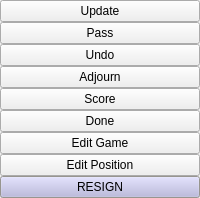
              <widget class="QSplitter" name="splitter1">
               <property name="orientation">
                <enum>Qt::Horizontal</enum>
               </property>
               <widget class="QWidget" name="layout14">
                <layout class="QVBoxLayout" name="_8">
                 <property name="spacing">
                  <number>0</number>
                 </property>
                 <property name="leftMargin">
                  <number>0</number>
                 </property>
                 <property name="topMargin">
                  <number>0</number>
                 </property>
                 <property name="rightMargin">
                  <number>0</number>
                 </property>
                 <property name="bottomMargin">
                  <number>0</number>
                 </property>
                 <item>
                  <widget class="QPushButton" name="refreshButton">
                   <property name="focusPolicy">
                    <enum>Qt::NoFocus</enum>
                   </property>
                   <property name="toolTip">
                    <string>Update game record from on-line game</string>
                   </property>
                   <property name="whatsThis">
                    <string>Update from online game.
This window was opened through &quot;Edit game&quot; while observing an online game.
The update button refreshes the game in this window, adding any moves that were made in the actual game in the meantime. This operation discards any edits you may have made.</string>
                   </property>
                   <property name="text">
                    <string>Update</string>
                   </property>
                  </widget>
                 </item>
                 <item>
                  <widget class="QPushButton" name="passButton">
                   <property name="focusPolicy">
                    <enum>Qt::NoFocus</enum>
                   </property>
                   <property name="toolTip">
                    <string>Pass move</string>
                   </property>
                   <property name="whatsThis">
                    <string>Pass

Pass your turn.</string>
                   </property>
                   <property name="text">
                    <string>Pass</string>
                   </property>
                  </widget>
                 </item>
                 <item>
                  <widget class="QPushButton" name="undoButton">
                   <property name="focusPolicy">
                    <enum>Qt::NoFocus</enum>
                   </property>
                   <property name="toolTip">
                    <string>Undo last move</string>
                   </property>
                   <property name="whatsThis">
                    <string>Undo

Undo the opponent's last move.</string>
                   </property>
                   <property name="text">
                    <string>Undo</string>
                   </property>
                  </widget>
                 </item>
                 <item>
                  <widget class="QPushButton" name="adjournButton">
                   <property name="focusPolicy">
                    <enum>Qt::NoFocus</enum>
                   </property>
                   <property name="toolTip">
                    <string>Request adjournment</string>
                   </property>
                   <property name="whatsThis">
                    <string>Adjourn.

Send adjournment request to your opponent. If he accept it, the game will be adjourned and saved.</string>
                   </property>
                   <property name="text">
                    <string>Adjourn</string>
                   </property>
                  </widget>
                 </item>
                 <item>
                  <widget class="QPushButton" name="scoreButton">
                   <property name="focusPolicy">
                    <enum>Qt::NoFocus</enum>
                   </property>
                   <property name="toolTip">
                    <string>Score the game</string>
                   </property>
                   <property name="whatsThis">
                    <string>Switch to coring mode.</string>
                   </property>
                   <property name="text">
                    <string>Score</string>
                   </property>
                   <property name="checkable">
                    <bool>true</bool>
                   </property>
                  </widget>
                 </item>
                 <item>
                  <widget class="QPushButton" name="doneButton">
                   <property name="focusPolicy">
                    <enum>Qt::NoFocus</enum>
                   </property>
                   <property name="toolTip">
                    <string>Accept the score and end the game.</string>
                   </property>
                   <property name="whatsThis">
                    <string>Accept the score, leave scoring mode and end the game.</string>
                   </property>
                   <property name="text">
                    <string>Done</string>
                   </property>
                  </widget>
                 </item>
                 <item>
                  <widget class="QPushButton" name="editButton">
                   <property name="focusPolicy">
                    <enum>Qt::NoFocus</enum>
                   </property>
                   <property name="toolTip">
                    <string>Edit the game in a new window.</string>
                   </property>
                   <property name="whatsThis">
                    <string>Open a window with an offline copy of the game for editing.</string>
                   </property>
                   <property name="text">
                    <string>Edit Game</string>
                   </property>
                  </widget>
                 </item>
                 <item>
                  <widget class="QPushButton" name="editPosButton">
                   <property name="focusPolicy">
                    <enum>Qt::NoFocus</enum>
                   </property>
                   <property name="toolTip">
                    <string>Enter and leave edit mode where stones can be placed freely.</string>
                   </property>
                   <property name="whatsThis">
                    <string>Freely edit the board position. Edited positions are added below the current one.</string>
                   </property>
                   <property name="text">
                    <string>Edit Position</string>
                   </property>
                   <property name="checkable">
                    <bool>true</bool>
                   </property>
                  </widget>
                 </item>
                 <item>
                  <widget class="QPushButton" name="resignButton">
                   <property name="sizePolicy">
                    <sizepolicy hsizetype="Minimum" vsizetype="Minimum">
                     <horstretch>0</horstretch>
                     <verstretch>0</verstretch>
                    </sizepolicy>
                   </property>
                   <property name="palette">
                    <palette>
                     <active>
                      <colorrole role="WindowText">
                       <brush brushstyle="SolidPattern">
                        <color alpha="255">
                         <red>0</red>
                         <green>0</green>
                         <blue>0</blue>
                        </color>
                       </brush>
                      </colorrole>
                      <colorrole role="Button">
                       <brush brushstyle="SolidPattern">
                        <color alpha="255">
                         <red>181</red>
                         <green>179</green>
                         <blue>220</blue>
                        </color>
                       </brush>
                      </colorrole>
                      <colorrole role="Light">
                       <brush brushstyle="SolidPattern">
                        <color alpha="255">
                         <red>255</red>
                         <green>255</green>
                         <blue>255</blue>
                        </color>
                       </brush>
                      </colorrole>
                      <colorrole role="Midlight">
                       <brush brushstyle="SolidPattern">
                        <color alpha="255">
                         <red>218</red>
                         <green>217</green>
                         <blue>237</blue>
                        </color>
                       </brush>
                      </colorrole>
                      <colorrole role="Dark">
                       <brush brushstyle="SolidPattern">
                        <color alpha="255">
                         <red>90</red>
                         <green>89</green>
                         <blue>110</blue>
                        </color>
                       </brush>
                      </colorrole>
                      <colorrole role="Mid">
                       <brush brushstyle="SolidPattern">
                        <color alpha="255">
                         <red>120</red>
                         <green>119</green>
                         <blue>146</blue>
                        </color>
                       </brush>
                      </colorrole>
                      <colorrole role="Text">
                       <brush brushstyle="SolidPattern">
                        <color alpha="255">
                         <red>0</red>
                         <green>0</green>
                         <blue>0</blue>
                        </color>
                       </brush>
                      </colorrole>
                      <colorrole role="BrightText">
                       <brush brushstyle="SolidPattern">
                        <color alpha="255">
                         <red>255</red>
                         <green>255</green>
                         <blue>255</blue>
                        </color>
                       </brush>
                      </colorrole>
                      <colorrole role="ButtonText">
                       <brush brushstyle="SolidPattern">
                        <color alpha="255">
                         <red>0</red>
                         <green>0</green>
                         <blue>0</blue>
                        </color>
                       </brush>
                      </colorrole>
                      <colorrole role="Base">
                       <brush brushstyle="SolidPattern">
                        <color alpha="255">
                         <red>255</red>
                         <green>255</green>
                         <blue>255</blue>
                        </color>
                       </brush>
                      </colorrole>
                      <colorrole role="Window">
                       <brush brushstyle="SolidPattern">
                        <color alpha="255">
                         <red>212</red>
                         <green>208</green>
                         <blue>200</blue>
                        </color>
                       </brush>
                      </colorrole>
                      <colorrole role="Shadow">
                       <brush brushstyle="SolidPattern">
                        <color alpha="255">
                         <red>0</red>
                         <green>0</green>
                         <blue>0</blue>
                        </color>
                       </brush>
                      </colorrole>
                      <colorrole role="Highlight">
                       <brush brushstyle="SolidPattern">
                        <color alpha="255">
                         <red>10</red>
                         <green>36</green>
                         <blue>106</blue>
                        </color>
                       </brush>
                      </colorrole>
                      <colorrole role="HighlightedText">
                       <brush brushstyle="SolidPattern">
                        <color alpha="255">
                         <red>255</red>
                         <green>255</green>
                         <blue>255</blue>
                        </color>
                       </brush>
                      </colorrole>
                      <colorrole role="Link">
                       <brush brushstyle="SolidPattern">
                        <color alpha="255">
                         <red>0</red>
                         <green>0</green>
                         <blue>0</blue>
                        </color>
                       </brush>
                      </colorrole>
                      <colorrole role="LinkVisited">
                       <brush brushstyle="SolidPattern">
                        <color alpha="255">
                         <red>0</red>
                         <green>0</green>
                         <blue>0</blue>
                        </color>
                       </brush>
                      </colorrole>
                      <colorrole role="PlaceholderText">
                       <brush brushstyle="NoBrush">
                        <color alpha="128">
                         <red>0</red>
                         <green>0</green>
                         <blue>0</blue>
                        </color>
                       </brush>
                      </colorrole>
                     </active>
                     <inactive>
                      <colorrole role="WindowText">
                       <brush brushstyle="SolidPattern">
                        <color alpha="255">
                         <red>0</red>
                         <green>0</green>
                         <blue>0</blue>
                        </color>
                       </brush>
                      </colorrole>
                      <colorrole role="Button">
                       <brush brushstyle="SolidPattern">
                        <color alpha="255">
                         <red>181</red>
                         <green>179</green>
                         <blue>220</blue>
                        </color>
                       </brush>
                      </colorrole>
                      <colorrole role="Light">
                       <brush brushstyle="SolidPattern">
                        <color alpha="255">
                         <red>255</red>
                         <green>255</green>
                         <blue>255</blue>
                        </color>
                       </brush>
                      </colorrole>
                      <colorrole role="Midlight">
                       <brush brushstyle="SolidPattern">
                        <color alpha="255">
                         <red>208</red>
                         <green>205</green>
                         <blue>253</blue>
                        </color>
                       </brush>
                      </colorrole>
                      <colorrole role="Dark">
                       <brush brushstyle="SolidPattern">
                        <color alpha="255">
                         <red>90</red>
                         <green>89</green>
                         <blue>110</blue>
                        </color>
                       </brush>
                      </colorrole>
                      <colorrole role="Mid">
                       <brush brushstyle="SolidPattern">
                        <color alpha="255">
                         <red>120</red>
                         <green>119</green>
                         <blue>146</blue>
                        </color>
                       </brush>
                      </colorrole>
                      <colorrole role="Text">
                       <brush brushstyle="SolidPattern">
                        <color alpha="255">
                         <red>0</red>
                         <green>0</green>
                         <blue>0</blue>
                        </color>
                       </brush>
                      </colorrole>
                      <colorrole role="BrightText">
                       <brush brushstyle="SolidPattern">
                        <color alpha="255">
                         <red>255</red>
                         <green>255</green>
                         <blue>255</blue>
                        </color>
                       </brush>
                      </colorrole>
                      <colorrole role="ButtonText">
                       <brush brushstyle="SolidPattern">
                        <color alpha="255">
                         <red>0</red>
                         <green>0</green>
                         <blue>0</blue>
                        </color>
                       </brush>
                      </colorrole>
                      <colorrole role="Base">
                       <brush brushstyle="SolidPattern">
                        <color alpha="255">
                         <red>255</red>
                         <green>255</green>
                         <blue>255</blue>
                        </color>
                       </brush>
                      </colorrole>
                      <colorrole role="Window">
                       <brush brushstyle="SolidPattern">
                        <color alpha="255">
                         <red>212</red>
                         <green>208</green>
                         <blue>200</blue>
                        </color>
                       </brush>
                      </colorrole>
                      <colorrole role="Shadow">
                       <brush brushstyle="SolidPattern">
                        <color alpha="255">
                         <red>0</red>
                         <green>0</green>
                         <blue>0</blue>
                        </color>
                       </brush>
                      </colorrole>
                      <colorrole role="Highlight">
                       <brush brushstyle="SolidPattern">
                        <color alpha="255">
                         <red>10</red>
                         <green>36</green>
                         <blue>106</blue>
                        </color>
                       </brush>
                      </colorrole>
                      <colorrole role="HighlightedText">
                       <brush brushstyle="SolidPattern">
                        <color alpha="255">
                         <red>255</red>
                         <green>255</green>
                         <blue>255</blue>
                        </color>
                       </brush>
                      </colorrole>
                      <colorrole role="Link">
                       <brush brushstyle="SolidPattern">
                        <color alpha="255">
                         <red>0</red>
                         <green>0</green>
                         <blue>0</blue>
                        </color>
                       </brush>
                      </colorrole>
                      <colorrole role="LinkVisited">
                       <brush brushstyle="SolidPattern">
                        <color alpha="255">
                         <red>0</red>
                         <green>0</green>
                         <blue>0</blue>
                        </color>
                       </brush>
                      </colorrole>
                      <colorrole role="PlaceholderText">
                       <brush brushstyle="NoBrush">
                        <color alpha="128">
                         <red>0</red>
                         <green>0</green>
                         <blue>0</blue>
                        </color>
                       </brush>
                      </colorrole>
                     </inactive>
                     <disabled>
                      <colorrole role="WindowText">
                       <brush brushstyle="SolidPattern">
                        <color alpha="255">
                         <red>128</red>
                         <green>128</green>
                         <blue>128</blue>
                        </color>
                       </brush>
                      </colorrole>
                      <colorrole role="Button">
                       <brush brushstyle="SolidPattern">
                        <color alpha="255">
                         <red>181</red>
                         <green>179</green>
                         <blue>220</blue>
                        </color>
                       </brush>
                      </colorrole>
                      <colorrole role="Light">
                       <brush brushstyle="SolidPattern">
                        <color alpha="255">
                         <red>255</red>
                         <green>255</green>
                         <blue>255</blue>
                        </color>
                       </brush>
                      </colorrole>
                      <colorrole role="Midlight">
                       <brush brushstyle="SolidPattern">
                        <color alpha="255">
                         <red>208</red>
                         <green>205</green>
                         <blue>253</blue>
                        </color>
                       </brush>
                      </colorrole>
                      <colorrole role="Dark">
                       <brush brushstyle="SolidPattern">
                        <color alpha="255">
                         <red>90</red>
                         <green>89</green>
                         <blue>110</blue>
                        </color>
                       </brush>
                      </colorrole>
                      <colorrole role="Mid">
                       <brush brushstyle="SolidPattern">
                        <color alpha="255">
                         <red>120</red>
                         <green>119</green>
                         <blue>146</blue>
                        </color>
                       </brush>
                      </colorrole>
                      <colorrole role="Text">
                       <brush brushstyle="SolidPattern">
                        <color alpha="255">
                         <red>0</red>
                         <green>0</green>
                         <blue>0</blue>
                        </color>
                       </brush>
                      </colorrole>
                      <colorrole role="BrightText">
                       <brush brushstyle="SolidPattern">
                        <color alpha="255">
                         <red>255</red>
                         <green>255</green>
                         <blue>255</blue>
                        </color>
                       </brush>
                      </colorrole>
                      <colorrole role="ButtonText">
                       <brush brushstyle="SolidPattern">
                        <color alpha="255">
                         <red>128</red>
                         <green>128</green>
                         <blue>128</blue>
                        </color>
                       </brush>
                      </colorrole>
                      <colorrole role="Base">
                       <brush brushstyle="SolidPattern">
                        <color alpha="255">
                         <red>255</red>
                         <green>255</green>
                         <blue>255</blue>
                        </color>
                       </brush>
                      </colorrole>
                      <colorrole role="Window">
                       <brush brushstyle="SolidPattern">
                        <color alpha="255">
                         <red>212</red>
                         <green>208</green>
                         <blue>200</blue>
                        </color>
                       </brush>
                      </colorrole>
                      <colorrole role="Shadow">
                       <brush brushstyle="SolidPattern">
                        <color alpha="255">
                         <red>0</red>
                         <green>0</green>
                         <blue>0</blue>
                        </color>
                       </brush>
                      </colorrole>
                      <colorrole role="Highlight">
                       <brush brushstyle="SolidPattern">
                        <color alpha="255">
                         <red>10</red>
                         <green>36</green>
                         <blue>106</blue>
                        </color>
                       </brush>
                      </colorrole>
                      <colorrole role="HighlightedText">
                       <brush brushstyle="SolidPattern">
                        <color alpha="255">
                         <red>255</red>
                         <green>255</green>
                         <blue>255</blue>
                        </color>
                       </brush>
                      </colorrole>
                      <colorrole role="Link">
                       <brush brushstyle="SolidPattern">
                        <color alpha="255">
                         <red>0</red>
                         <green>0</green>
                         <blue>0</blue>
                        </color>
                       </brush>
                      </colorrole>
                      <colorrole role="LinkVisited">
                       <brush brushstyle="SolidPattern">
                        <color alpha="255">
                         <red>0</red>
                         <green>0</green>
                         <blue>0</blue>
                        </color>
                       </brush>
                      </colorrole>
                      <colorrole role="PlaceholderText">
                       <brush brushstyle="NoBrush">
                        <color alpha="128">
                         <red>0</red>
                         <green>0</green>
                         <blue>0</blue>
                        </color>
                       </brush>
                      </colorrole>
                     </disabled>
                    </palette>
                   </property>
                   <property name="focusPolicy">
                    <enum>Qt::NoFocus</enum>
                   </property>
                   <property name="toolTip">
                    <string>Default Loss</string>
                   </property>
                   <property name="whatsThis">
                    <string>Resign.

Resign the game immediately. Clicking here is a default loss. Your opponent wins. Game ends.</string>
                   </property>
                   <property name="text">
                    <string>RESIGN</string>
                   </property>
                   <property name="checkable">
                    <bool>false</bool>
                   </property>
                  </widget>
                 </item>
                </layout>
               </widget>
              </widget>
